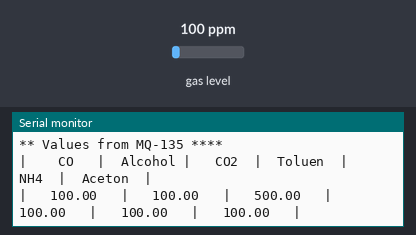
Bench run of a sketch on a simulated Arduino Uno, built with avr-gcc and run on an emulated ATmega328P. On the bench: the last lines printed to the serial monitor. Inputs (shaded band) come from the test bench; at power-on: gas level 100 ppm.

Above: at 1.2 s.
1.3 s: gas level set to 20 ppm
At 3.9 s:
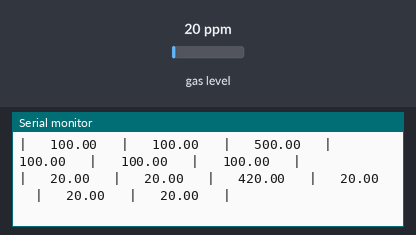
4.1 s: gas level set to 250 ppm
At 7.0 s:
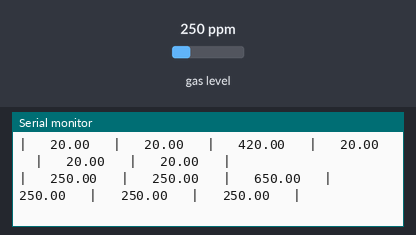
Timing chart, 0 to 8.5 s (numbered marks = the images above; inputs shaded):
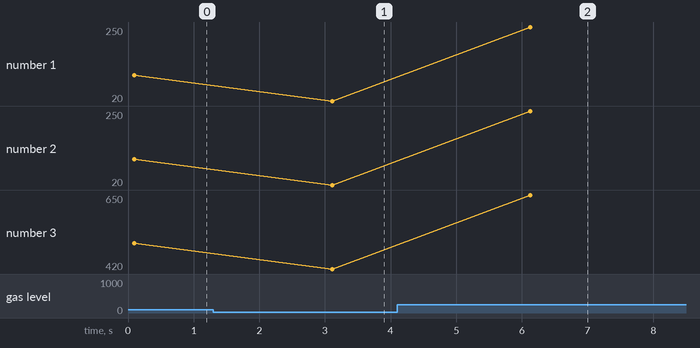

Measured:
- after the input at 1.3 s, the serial monitor: prints a new line after 1.8 s (image 1)
- after the input at 4.1 s, the serial monitor: prints a new line after 2.0 s (image 2)
- plotted number 1: 100 → 20 after the input at 1.3 s, 20 → 250 after the input at 4.1 s
- plotted number 2: 100 → 20 after the input at 1.3 s, 20 → 250 after the input at 4.1 s
- plotted number 3: 500 → 420 after the input at 1.3 s, 420 → 650 after the input at 4.1 s

The sketch:

sketch_jan31a.ino
```cpp
#include <MQUnifiedsensor.h>

//Definitions
#define placa "Arduino UNO"
#define Voltage_Resolution 5
#define pin A1 //Analog input 0 of your arduino
#define type "MQ-135" //MQ135
#define ADC_Bit_Resolution 10 // For arduino UNO/MEGA/NANO
#define RatioMQ135CleanAir 3.6//RS / R0 = 3.6 ppm
//#define calibration_button 13 //Pin to calibrate your sensor

//Declare Sensor
MQUnifiedsensor MQ135(placa, Voltage_Resolution, ADC_Bit_Resolution, pin, type);

void setup() {
  Serial.begin(9600); //Init serial port
  MQ135.setRegressionMethod(1); //_PPM =  a*ratio^b
  MQ135.setRL(1);
  MQ135.setR0(0.06);//set R0
  MQ135.init();
  Serial.println("** Values from MQ-135 ****");
  Serial.println("|    CO   |  Alcohol |   CO2  |  Toluen  |  NH4  |  Aceton  |");
}

void loop() {
  MQ135.update();
  MQ135.setA(605.18); MQ135.setB(-3.937); // Configure the equation to calculate CO concentration value
  float CO = MQ135.readSensor(); // Sensor will read PPM concentration using the model, a and b values set previously or from the setup

  MQ135.setA(77.255); MQ135.setB(-3.18); //Configure the equation to calculate Alcohol concentration value
  float Alcohol = MQ135.readSensor(); // SSensor will read PPM concentration using the model, a and b values set previously or from the setup

  MQ135.setA(110.47); MQ135.setB(-2.862); // Configure the equation to calculate CO2 concentration value
  float CO2 = MQ135.readSensor(); // Sensor will read PPM concentration using the model, a and b values set previously or from the setup

  MQ135.setA(44.947); MQ135.setB(-3.445); // Configure the equation to calculate Toluen concentration value
  float Toluen = MQ135.readSensor(); // Sensor will read PPM concentration using the model, a and b values set previously or from the setup

  MQ135.setA(102.2 ); MQ135.setB(-2.473); // Configure the equation to calculate NH4 concentration value
  float NH4 = MQ135.readSensor(); // Sensor will read PPM concentration using the model, a and b values set previously or from the setup

  MQ135.setA(34.668); MQ135.setB(-3.369); // Configure the equation to calculate Aceton concentration value
  float Aceton = MQ135.readSensor(); // Sensor will read PPM concentration using the model, a and b values set previously or from the setup
  Serial.print("|   "); Serial.print(CO);
  Serial.print("   |   "); Serial.print(Alcohol);
  // Note: 400 Offset for CO2 source: https://github.com/miguel5612/MQSensorsLib/issues/29
  /*
  Motivation:
  We have added 400 PPM because when the library is calibrated it assumes the current state of the
  air as 0 PPM, and it is considered today that the CO2 present in the atmosphere is around 400 PPM.
  https://www.lavanguardia.com/natural/20190514/462242832581/concentracion-dioxido-cabono-co2-atmosfera-bate-record-historia-humanidad.html
  */
  Serial.print("   |   "); Serial.print(CO2 + 400);
  Serial.print("   |   "); Serial.print(Toluen);
  Serial.print("   |   "); Serial.print(NH4);
  Serial.print("   |   "); Serial.print(Aceton);
  Serial.println("   |");
  /*
    Exponential regression:
  GAS      | a      | b
  CO       | 605.18 | -3.937
  Alcohol  | 77.255 | -3.18
  CO2      | 110.47 | -2.862
  Toluen  | 44.947 | -3.445
  NH4      | 102.2  | -2.473
  Aceton  | 34.668 | -3.369
  */
  delay(3000); //Sampling frequency
}
```
